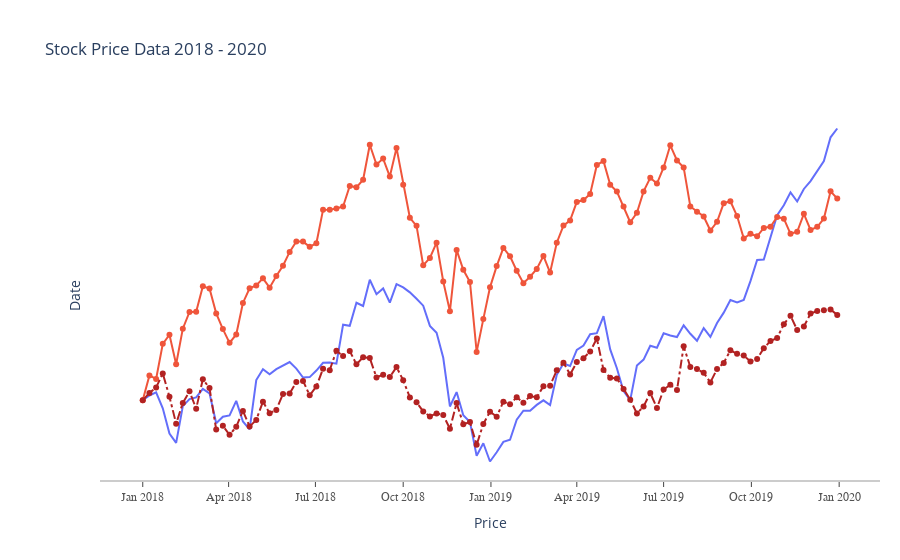

The notebook cell this image was saved under:
### Markdown cell above
px.plot ist der schnelle weg um eine plotly Object zu erstellen. 
Wollen wir ein plotly object detailiert manipulieren, nutzen wir die 
plotly.graph_objects library bzw. plotly go.Figure() funktion.

### Code cell
# Wir ziehen uns den Stock Bsp. Datensatz aus dem plotly Paket:
df_stocks = px.data.stocks()

# Erstellt eine Figure, die wir dann mit plots füllen:
fig = go.Figure()
# Scatterpunkte über individuelle columns hinzufügen:
fig.add_trace(go.Scatter(x=df_stocks.date, y=df_stocks.AAPL, 
                        mode='lines', name='Apple'))
fig.add_trace(go.Scatter(x=df_stocks.date, y=df_stocks.AMZN, 
                        mode='lines+markers', name='Amazon'))
# You can create custom lines (Dashes : dash, dot, dashdot)
fig.add_trace(go.Scatter(x=df_stocks.date, y=df_stocks.GOOG, 
                        mode='lines+markers', name='Google',
                        line=dict(color='firebrick', width=2,
                                dash='dashdot')))
# Mehr styling:
fig.update_layout(title='Stock Price Data 2018 - 2020',
                xaxis_title='Price', yaxis_title='Date')

# Go crazy styling the figure
fig.update_layout(
    # X-Achse manipulieren:
    xaxis=dict(
        showline=True,
        showgrid=False,
        showticklabels=True,
        linecolor='rgb(204, 204, 204)',
        linewidth=2,
        ticks='outside',
        tickfont=dict(
            family='Arial',
            size=12,
            color='rgb(82, 82, 82)',
        ),
    ),
    # Y-Achse abschalten:
    yaxis=dict(
        showgrid=False,
        zeroline=False,
        showline=False,
        showticklabels=False,
    ),
    autosize=False, # Plotgröße selbst festlegen
    margin=dict(
        autoexpand=False,
        l=100,
        r=20,
        t=110,
    ),
    showlegend=False,
    plot_bgcolor='white'
)
